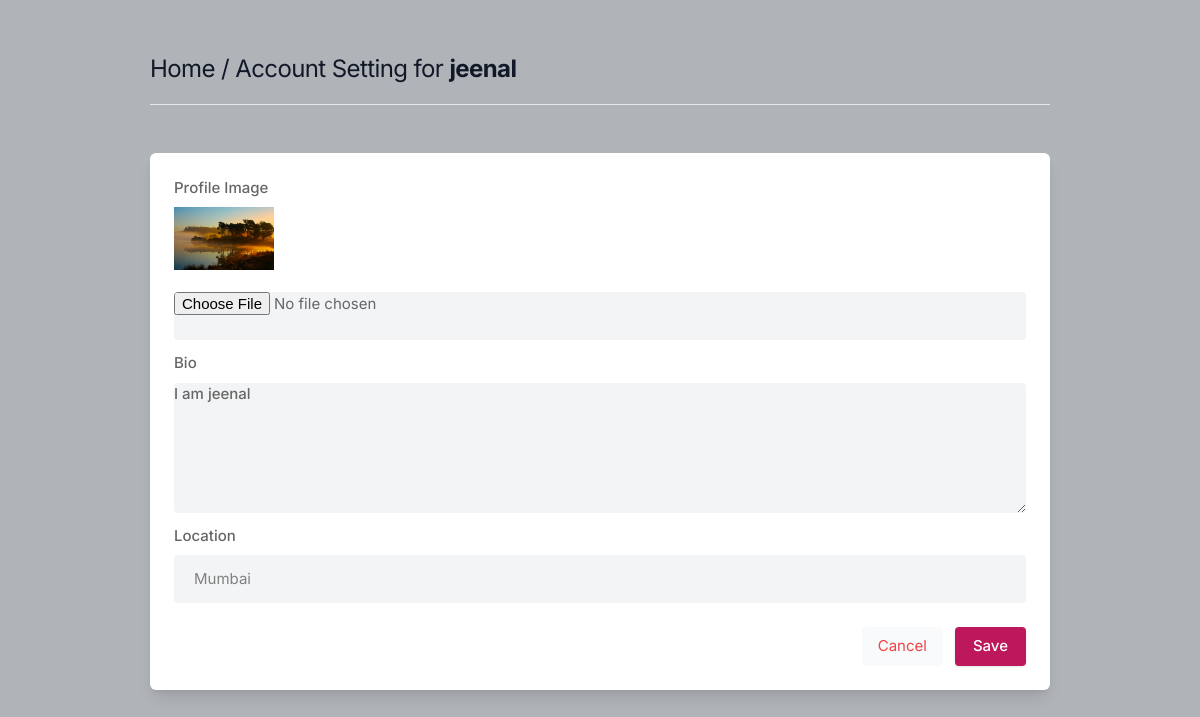
The page /about/ (signed in) on the database its author committed.
### core/models.py (models this page shows, shortened)
class Profile(models.Model):
    user=models.OneToOneField(User,on_delete=models.CASCADE ,related_name='user_profile')
    id_user=models.IntegerField()
    bio=models.TextField(blank=True)
    profileimg=models.ImageField(upload_to='profile_images',default='blank-profile-picture.png')
    location=models.CharField(max_length=100,blank=True)

### core/views.py (the view, shortened to what this page needs)
# urls.py: path('about/',views.about,name='about'),
@login_required(login_url='signin')
def about(request):
    user_profile=Profile.objects.get(user=request.user)
    return render(request,'about.html',{'user_profile':user_profile})

### templates/about.html (shortened to what this page needs)
{% load static %}
<!DOCTYPE html>
<html lang="en">
<head>
    <link rel="stylesheet" href="{% static 'assets/css/icons.css' %}">
    <link rel="stylesheet" href="{% static 'assets/css/uikit.css' %}">
    <link rel="stylesheet" href="{% static 'assets/css/style.css' %}">
    <link rel="stylesheet" href="{% static 'assets/css/tailwind.css' %}">
</head>
<body>
            <div class="container m-auto">
                <h1 class="text-2xl leading-none text-gray-900 tracking-tight mt-3"><a href="/">Home</a> / Account Setting for <b>{{user.username}}</b> </h1>
                <br>
                <hr>
                <div class="grid lg:grid-cols-2 mt-12 gap-8">
                    <div class="bg-white rounded-md lg:shadow-lg shadow col-span-2">
                    <form action="" method="POST" enctype="multipart/form-data">
                       <div class="grid grid-cols-2 gap-3 lg:p-6 p-4">
                            <div class="col-span-2">
                                <label for=""> Profile Image</label>
                                <img width="100" height="100" src="{{user_profile.profileimg.url}}" />
                                <br>
                                <input type="file" name="image" value="" class="shadow-none bg-gray-100">
                            </div>
                            <div class="col-span-2">
                                <label for="about">Bio</label>
                                <textarea id="about" name="bio" rows="3"  class="shadow-none bg-gray-100">{{user_profile.bio}}</textarea>
                            </div>
                            <div class="col-span-2">
                                <label for=""> Location</label>
                                <input type="text" name="location" value="{{user_profile.location}}" class="shadow-none bg-gray-100">
                            </div>
                       </div>
                       <div class="bg-gray-10 p-6 pt-0 flex justify-end space-x-3">
                           <button class="p-2 px-4 rounded bg-gray-50 text-red-500"> <a href="/">Cancel</a> </button>
                           <button type="submit" class="button bg-blue-700"> Save </button>
                       </div>
                    </form>
                    </div>
                    </div>
                    <br>
                </div>
</body>
</html>

### static/assets/css/style.css (style rules this page uses)
body { background-color: #B0B3B8!important; }
button { vertical-align: middle; }
span.button, button.button { background-color: #be185d; top: 0; color: #fff; position: relative; padding: 8px 18px; line-height: 22px; position: relative; font-weight: 500; font-size: 15px; display: inline-block; -webkit-transition: all 0.2s ease-in-out; transition: all 0.2s ease-in-out; cursor: pointer; overflow: hidden; border: none; border-radius: 4px; -webkit-box-shadow: 0 1px 3px rgba(0, 0, 0, 0.1); box-shadow: 0 1px 3px rgba(0, 0, 0, 0.1); }
input { height: 48px; line-height: 48px; padding: 0 20px; outline: none; font-size: 15px; color: #808080; max-width: 100%; width: 100%; -webkit-box-sizing: border-box; box-sizing: border-box; display: block; font-weight: 400; opacity: 1; border-radius: 4px; border: none; -webkit-box-shadow: 0 1px 4px 0px rgba(0, 0, 0, 0.12); box-shadow: 0 1px 4px 0px rgba(0, 0, 0, 0.12); }
input[type="text"], input[type="password"], input[type="email"], input[type="number"] { height: 48px; line-height: 48px; padding: 0 20px; outline: none; font-size: 15px; color: #808080; max-width: 100%; width: 100%; -webkit-box-sizing: border-box; box-sizing: border-box; display: block; font-weight: 400; opacity: 1; border-radius: 4px; border: none; -webkit-box-shadow: 0 1px 4px 0px rgba(0, 0, 0, 0.12); box-shadow: 0 1px 4px 0px rgba(0, 0, 0, 0.12); }
textarea { height: 48px; line-height: 48px; padding: 0 20px; outline: none; font-size: 15px; color: #808080; margin: 0 0 16px 0; max-width: 100%; width: 100%; -webkit-box-sizing: border-box; box-sizing: border-box; display: block; background-color: #fff; font-weight: 500; opacity: 1; border-radius: 4px; border: none; -webkit-box-shadow: 0 1px 4px 0px rgba(0, 0, 0, 0.12); box-shadow: 0 1px 4px 0px rgba(0, 0, 0, 0.12); }
input { -webkit-transition: all 0.1s ease-in-out; transition: all 0.1s ease-in-out; }
::placeholder { color: #808080; opacity: 1; }
textarea { height: auto; line-height: 27px; padding: 20px; min-height: 130px; -webkit-transition: none !important; transition: none !important; min-width: 100%; }
label, legend { display: block; font-weight: bold; font-size: 15px; font-weight: 500; margin-bottom: 8px; }
button { border: none; margin: 0; padding: 0; width: auto; overflow: visible; background: transparent; color: inherit; font: inherit; line-height: normal; cursor: pointer; }
a { color: #be185d; -webkit-transition: 0.3s; transition: 0.3s; outline: none !important; }
button { outline: none !important; }
img { max-width: 100%; }
body { color: #666; font-size: 15px; line-height: 27px; background-color: #f0f2f5; font-family: "Inter", sans-serif; text-transform: none; }
h1, h2, h3, h4, h5, h6 { font-family: "Inter", sans-serif; text-transform: none; }
input[type="text"], input[type="password"], input[type="email"] { font-family: "Inter", sans-serif; text-transform: none; }
textarea, select { font-family: "Inter", sans-serif; text-transform: none; }
button, body .pac-container { font-family: "Inter", sans-serif; text-transform: none; }
h1, h2, h3, h4, h5, h6 { color: #333; font-weight: 500; margin: 0; padding: 0; }
h1 { font-size: 32px; }
b, strong { font-weight: 700 !important; }
@media (min-width: 1024px) { .container { max-width: 900px !important; padding-top: 45px; } }
.shadow-none { -webkit-box-shadow: none !important; box-shadow: none !important; }

### rows shown on the page
Profile: profileimg (picture), bio "I am jeenal", location "Mumbai"

### other values the page prints
{{ user.username }} "jeenal"
